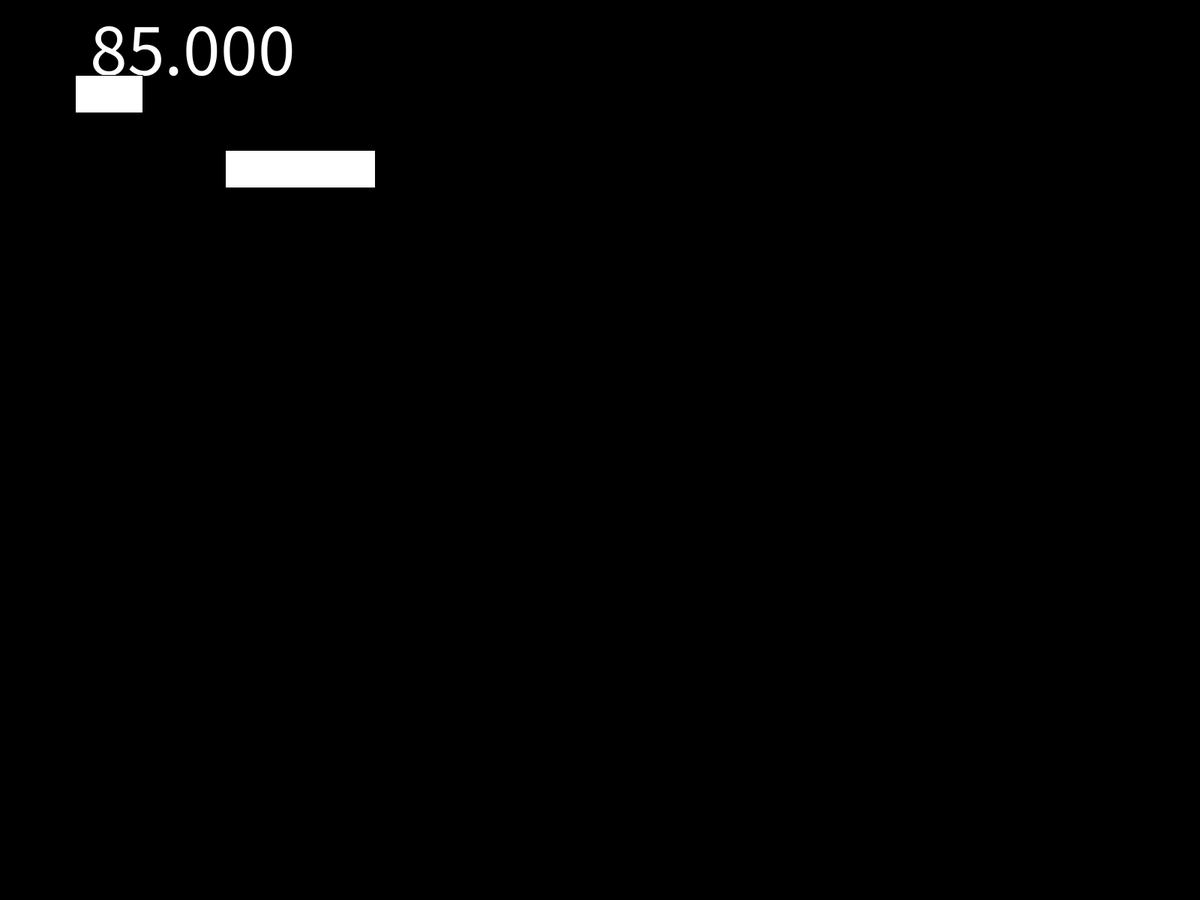
Frame 1 (no input)
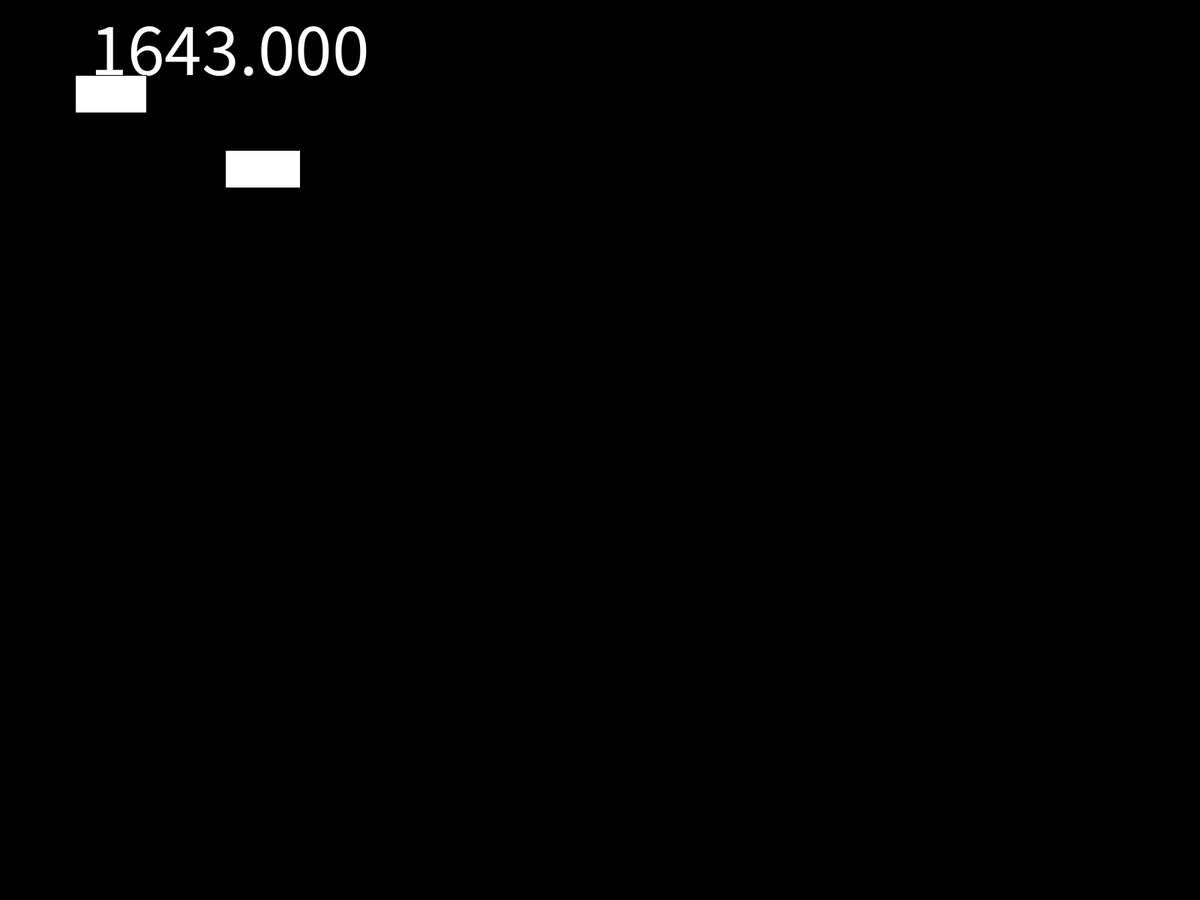
Frame 60 (the mouse pressed at the canvas centre just before this capture)
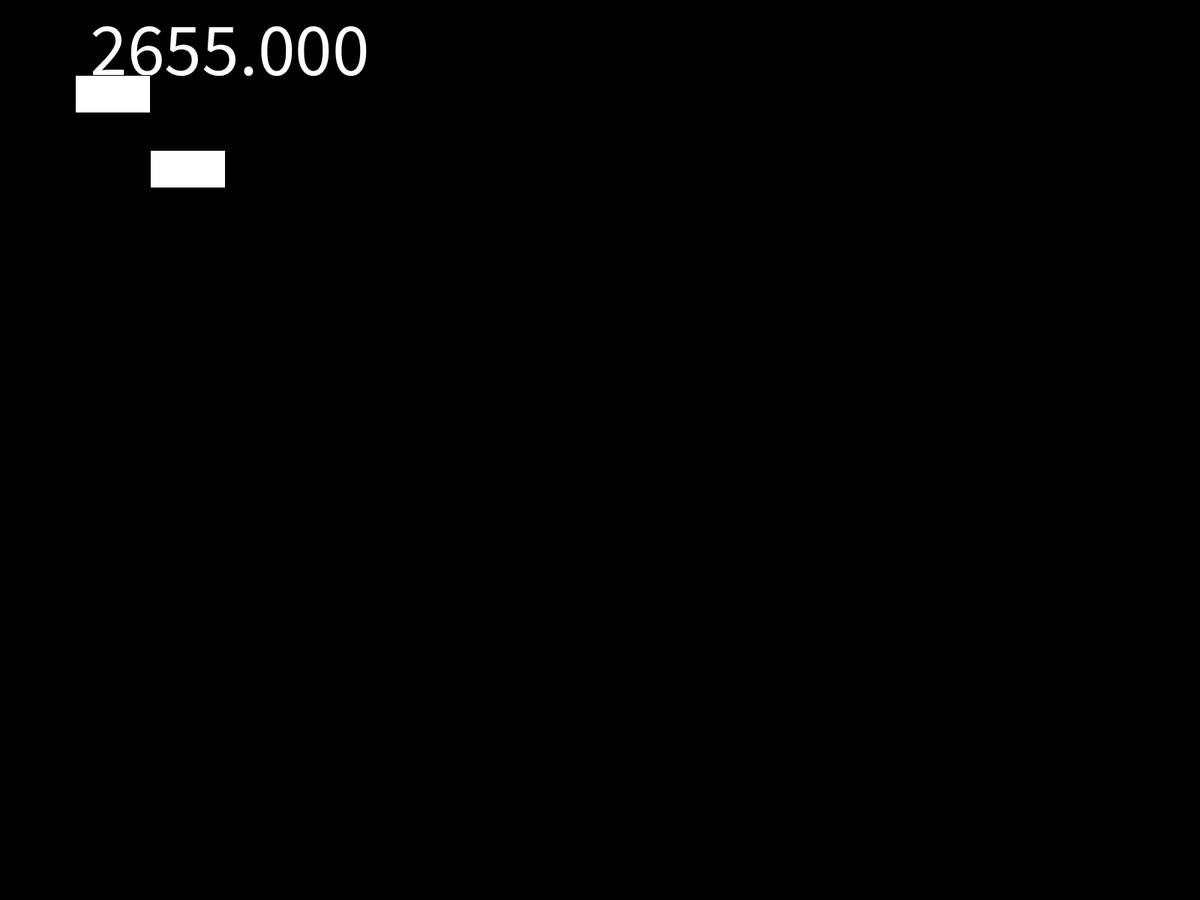
Frame 120 (the mouse held since frame 60 and released just before this capture)

The Processing sketch that drew these frames (run headless with seeded random() and noise(); from frame 60 on, the mouse is pressed at the canvas centre):

// Processing sketch: time
// ── time.pde
/*
* Time Exercise
* Emily Wang
* 6.17.19
*/

long millis;
int sec;
int min;
int hour;
int day;
int month;
int year;

void setup() {
  fullScreen();
  
}

void draw() {
  clear();
  background(0);
  millis = millis();
  sec = second();
  min = minute();
  hour = hour();
  day = day();
  month = month();
  year = year();
  textSize(100);
  text(millis, 100, 100);
  
  rect(100, 100, sec * 5, 50);
  rect(300, 200, 200 * cos(radians(sec * 60)), 50);
}
